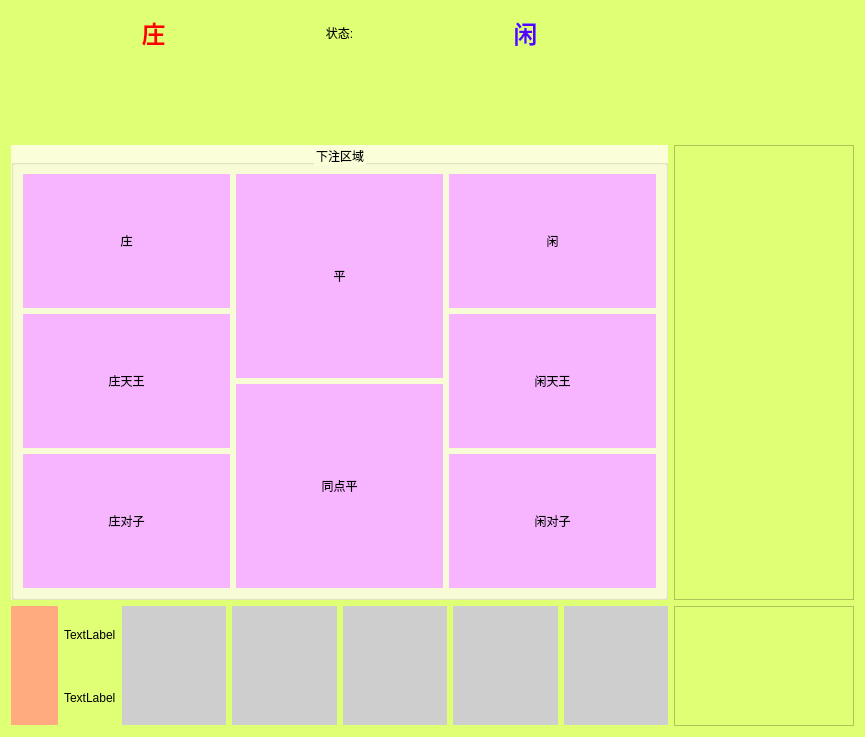
<?xml version="1.0" encoding="UTF-8"?>
<ui version="4.0">
 <class>BaccaratUI</class>
 <widget class="QWidget" name="BaccaratUI">
  <property name="geometry">
   <rect>
    <x>0</x>
    <y>0</y>
    <width>865</width>
    <height>737</height>
   </rect>
  </property>
  <property name="windowTitle">
   <string>Form</string>
  </property>
  <property name="styleSheet">
   <string notr="true">background-color: rgb(223, 255, 116);</string>
  </property>
  <layout class="QGridLayout" name="gridLayout_3">
   <item row="0" column="0">
    <widget class="QLabel" name="label_banker">
     <property name="minimumSize">
      <size>
       <width>0</width>
       <height>25</height>
      </size>
     </property>
     <property name="text">
      <string>&lt;html&gt;&lt;head/&gt;&lt;body&gt;&lt;p&gt;&lt;span style=&quot; font-size:18pt; font-weight:600; color:#ff0000;&quot;&gt;庄&lt;/span&gt;&lt;/p&gt;&lt;/body&gt;&lt;/html&gt;</string>
     </property>
     <property name="alignment">
      <set>Qt::AlignCenter</set>
     </property>
    </widget>
   </item>
   <item row="0" column="1">
    <widget class="QLabel" name="label_State">
     <property name="minimumSize">
      <size>
       <width>0</width>
       <height>44</height>
      </size>
     </property>
     <property name="maximumSize">
      <size>
       <width>75</width>
       <height>16777215</height>
      </size>
     </property>
     <property name="text">
      <string>状态:</string>
     </property>
     <property name="alignment">
      <set>Qt::AlignCenter</set>
     </property>
    </widget>
   </item>
   <item row="0" column="2">
    <widget class="QLabel" name="label_player">
     <property name="minimumSize">
      <size>
       <width>0</width>
       <height>25</height>
      </size>
     </property>
     <property name="text">
      <string>&lt;html&gt;&lt;head/&gt;&lt;body&gt;&lt;p&gt;&lt;span style=&quot; font-size:18pt; font-weight:600; color:#5500ff;&quot;&gt;闲&lt;/span&gt;&lt;/p&gt;&lt;/body&gt;&lt;/html&gt;</string>
     </property>
     <property name="alignment">
      <set>Qt::AlignCenter</set>
     </property>
    </widget>
   </item>
   <item row="0" column="3" rowspan="3">
    <layout class="QHBoxLayout" name="horizontalLayout_Logo">
     <item>
      <widget class="QLabel" name="label_15">
       <property name="maximumSize">
        <size>
         <width>120</width>
         <height>170</height>
        </size>
       </property>
       <property name="text">
        <string/>
       </property>
       <property name="pixmap">
        <pixmap resource="../../../../../src/element.qrc">:/img/baccarat/baijiale.png</pixmap>
       </property>
       <property name="scaledContents">
        <bool>true</bool>
       </property>
       <property name="alignment">
        <set>Qt::AlignCenter</set>
       </property>
      </widget>
     </item>
    </layout>
   </item>
   <item row="2" column="0" colspan="3">
    <widget class="QFrame" name="horizontalFrame">
     <layout class="QHBoxLayout" name="horizontalLayout_2">
      <item>
       <widget class="UICard" name="poker_1">
        <property name="maximumSize">
         <size>
          <width>70</width>
          <height>80</height>
         </size>
        </property>
        <property name="autoFillBackground">
         <bool>false</bool>
        </property>
       </widget>
      </item>
      <item>
       <widget class="UICard" name="poker_2">
        <property name="maximumSize">
         <size>
          <width>70</width>
          <height>80</height>
         </size>
        </property>
        <property name="autoFillBackground">
         <bool>false</bool>
        </property>
       </widget>
      </item>
      <item>
       <widget class="UICard" name="poker_3">
        <property name="maximumSize">
         <size>
          <width>70</width>
          <height>80</height>
         </size>
        </property>
        <property name="autoFillBackground">
         <bool>false</bool>
        </property>
       </widget>
      </item>
      <item>
       <widget class="QLabel" name="label_Number">
        <property name="maximumSize">
         <size>
          <width>100</width>
          <height>80</height>
         </size>
        </property>
        <property name="text">
         <string/>
        </property>
        <property name="pixmap">
         <pixmap resource="../../../../../src/element.qrc">:/img/number/ddz_result_base_winstrea_0.png</pixmap>
        </property>
        <property name="scaledContents">
         <bool>true</bool>
        </property>
       </widget>
      </item>
      <item>
       <widget class="UICard" name="poker_4">
        <property name="maximumSize">
         <size>
          <width>70</width>
          <height>80</height>
         </size>
        </property>
        <property name="autoFillBackground">
         <bool>false</bool>
        </property>
       </widget>
      </item>
      <item>
       <widget class="UICard" name="poker_5">
        <property name="maximumSize">
         <size>
          <width>70</width>
          <height>80</height>
         </size>
        </property>
        <property name="autoFillBackground">
         <bool>false</bool>
        </property>
       </widget>
      </item>
      <item>
       <widget class="UICard" name="poker_6">
        <property name="maximumSize">
         <size>
          <width>70</width>
          <height>80</height>
         </size>
        </property>
        <property name="autoFillBackground">
         <bool>false</bool>
        </property>
       </widget>
      </item>
     </layout>
    </widget>
   </item>
   <item row="3" column="0" colspan="3">
    <widget class="QGroupBox" name="groupBox">
     <property name="minimumSize">
      <size>
       <width>600</width>
       <height>350</height>
      </size>
     </property>
     <property name="baseSize">
      <size>
       <width>600</width>
       <height>350</height>
      </size>
     </property>
     <property name="styleSheet">
      <string notr="true">background-color: rgb(250, 255, 217);</string>
     </property>
     <property name="title">
      <string>下注区域</string>
     </property>
     <property name="alignment">
      <set>Qt::AlignCenter</set>
     </property>
     <layout class="QGridLayout" name="gridLayout">
      <item row="0" column="0">
       <widget class="UIBetArea" name="label_Zhuang">
        <property name="cursor">
         <cursorShape>ArrowCursor</cursorShape>
        </property>
        <property name="styleSheet">
         <string notr="true">background-color: rgb(247, 180, 255);</string>
        </property>
        <property name="text">
         <string>庄</string>
        </property>
        <property name="alignment">
         <set>Qt::AlignCenter</set>
        </property>
        <property name="wordWrap">
         <bool>false</bool>
        </property>
       </widget>
      </item>
      <item row="0" column="2">
       <widget class="UIBetArea" name="label_Xian">
        <property name="cursor">
         <cursorShape>ArrowCursor</cursorShape>
        </property>
        <property name="styleSheet">
         <string notr="true">background-color: rgb(247, 180, 255);</string>
        </property>
        <property name="text">
         <string>闲</string>
        </property>
        <property name="alignment">
         <set>Qt::AlignCenter</set>
        </property>
        <property name="wordWrap">
         <bool>false</bool>
        </property>
       </widget>
      </item>
      <item row="1" column="0">
       <widget class="UIBetArea" name="label_ZTW">
        <property name="cursor">
         <cursorShape>ArrowCursor</cursorShape>
        </property>
        <property name="styleSheet">
         <string notr="true">background-color: rgb(247, 180, 255);</string>
        </property>
        <property name="text">
         <string>庄天王</string>
        </property>
        <property name="alignment">
         <set>Qt::AlignCenter</set>
        </property>
        <property name="wordWrap">
         <bool>false</bool>
        </property>
       </widget>
      </item>
      <item row="1" column="2">
       <widget class="UIBetArea" name="label_XTW">
        <property name="cursor">
         <cursorShape>ArrowCursor</cursorShape>
        </property>
        <property name="styleSheet">
         <string notr="true">background-color: rgb(247, 180, 255);</string>
        </property>
        <property name="text">
         <string>闲天王</string>
        </property>
        <property name="alignment">
         <set>Qt::AlignCenter</set>
        </property>
        <property name="wordWrap">
         <bool>false</bool>
        </property>
       </widget>
      </item>
      <item row="2" column="0">
       <widget class="UIBetArea" name="label_ZDZ">
        <property name="cursor">
         <cursorShape>ArrowCursor</cursorShape>
        </property>
        <property name="styleSheet">
         <string notr="true">background-color: rgb(247, 180, 255);</string>
        </property>
        <property name="text">
         <string>庄对子</string>
        </property>
        <property name="alignment">
         <set>Qt::AlignCenter</set>
        </property>
        <property name="wordWrap">
         <bool>false</bool>
        </property>
       </widget>
      </item>
      <item row="2" column="2">
       <widget class="UIBetArea" name="label_XDZ">
        <property name="cursor">
         <cursorShape>ArrowCursor</cursorShape>
        </property>
        <property name="styleSheet">
         <string notr="true">background-color: rgb(247, 180, 255);</string>
        </property>
        <property name="text">
         <string>闲对子</string>
        </property>
        <property name="alignment">
         <set>Qt::AlignCenter</set>
        </property>
        <property name="wordWrap">
         <bool>false</bool>
        </property>
       </widget>
      </item>
      <item row="0" column="1" rowspan="3">
       <layout class="QVBoxLayout" name="verticalLayout">
        <item>
         <widget class="UIBetArea" name="label_Ping">
          <property name="cursor">
           <cursorShape>ArrowCursor</cursorShape>
          </property>
          <property name="styleSheet">
           <string notr="true">background-color: rgb(247, 180, 255);</string>
          </property>
          <property name="text">
           <string>平</string>
          </property>
          <property name="alignment">
           <set>Qt::AlignCenter</set>
          </property>
          <property name="wordWrap">
           <bool>false</bool>
          </property>
         </widget>
        </item>
        <item>
         <widget class="UIBetArea" name="label_TDP">
          <property name="cursor">
           <cursorShape>ArrowCursor</cursorShape>
          </property>
          <property name="styleSheet">
           <string notr="true">background-color: rgb(247, 180, 255);</string>
          </property>
          <property name="text">
           <string>同点平</string>
          </property>
          <property name="alignment">
           <set>Qt::AlignCenter</set>
          </property>
          <property name="wordWrap">
           <bool>false</bool>
          </property>
         </widget>
        </item>
       </layout>
      </item>
     </layout>
    </widget>
   </item>
   <item row="3" column="3">
    <widget class="QListView" name="listView">
     <property name="maximumSize">
      <size>
       <width>180</width>
       <height>16777215</height>
      </size>
     </property>
    </widget>
   </item>
   <item row="4" column="0" colspan="3">
    <layout class="QHBoxLayout" name="horizontalLayout">
     <item>
      <layout class="QHBoxLayout" name="horizontalLayout_3">
       <item>
        <widget class="QLabel" name="label_head">
         <property name="minimumSize">
          <size>
           <width>0</width>
           <height>0</height>
          </size>
         </property>
         <property name="maximumSize">
          <size>
           <width>120</width>
           <height>119</height>
          </size>
         </property>
         <property name="styleSheet">
          <string notr="true">background-color: rgb(255, 170, 127);</string>
         </property>
         <property name="text">
          <string/>
         </property>
         <property name="pixmap">
          <pixmap resource="../../../../../src/element.qrc">:/img/wang.jpg</pixmap>
         </property>
         <property name="scaledContents">
          <bool>true</bool>
         </property>
         <property name="alignment">
          <set>Qt::AlignCenter</set>
         </property>
        </widget>
       </item>
       <item>
        <layout class="QGridLayout" name="gridLayout_2">
         <item row="0" column="0">
          <widget class="QLabel" name="label_name">
           <property name="text">
            <string>TextLabel</string>
           </property>
          </widget>
         </item>
         <item row="1" column="0">
          <widget class="QLabel" name="label_gold">
           <property name="text">
            <string>TextLabel</string>
           </property>
          </widget>
         </item>
        </layout>
       </item>
      </layout>
     </item>
     <item>
      <widget class="QLabel" name="label_Clip1">
       <property name="maximumSize">
        <size>
         <width>16777215</width>
         <height>119</height>
        </size>
       </property>
       <property name="cursor">
        <cursorShape>PointingHandCursor</cursorShape>
       </property>
       <property name="styleSheet">
        <string notr="true">background-color: rgb(206, 206, 206);</string>
       </property>
       <property name="text">
        <string/>
       </property>
       <property name="pixmap">
        <pixmap resource="../../../../../src/element.qrc">:/img/chips/Chip_1.png</pixmap>
       </property>
       <property name="scaledContents">
        <bool>true</bool>
       </property>
       <property name="alignment">
        <set>Qt::AlignCenter</set>
       </property>
      </widget>
     </item>
     <item>
      <widget class="QLabel" name="label_Clip2">
       <property name="maximumSize">
        <size>
         <width>16777215</width>
         <height>119</height>
        </size>
       </property>
       <property name="cursor">
        <cursorShape>PointingHandCursor</cursorShape>
       </property>
       <property name="styleSheet">
        <string notr="true">background-color: rgb(206, 206, 206);</string>
       </property>
       <property name="text">
        <string/>
       </property>
       <property name="pixmap">
        <pixmap resource="../../../../../src/element.qrc">:/img/chips/Chip_5.png</pixmap>
       </property>
       <property name="scaledContents">
        <bool>true</bool>
       </property>
       <property name="alignment">
        <set>Qt::AlignCenter</set>
       </property>
      </widget>
     </item>
     <item>
      <widget class="QLabel" name="label_Clip3">
       <property name="maximumSize">
        <size>
         <width>16777215</width>
         <height>119</height>
        </size>
       </property>
       <property name="cursor">
        <cursorShape>PointingHandCursor</cursorShape>
       </property>
       <property name="styleSheet">
        <string notr="true">background-color: rgb(206, 206, 206);</string>
       </property>
       <property name="text">
        <string/>
       </property>
       <property name="pixmap">
        <pixmap resource="../../../../../src/element.qrc">:/img/chips/Chip_25.png</pixmap>
       </property>
       <property name="scaledContents">
        <bool>true</bool>
       </property>
       <property name="alignment">
        <set>Qt::AlignCenter</set>
       </property>
      </widget>
     </item>
     <item>
      <widget class="QLabel" name="label_Clip4">
       <property name="maximumSize">
        <size>
         <width>16777215</width>
         <height>119</height>
        </size>
       </property>
       <property name="cursor">
        <cursorShape>PointingHandCursor</cursorShape>
       </property>
       <property name="styleSheet">
        <string notr="true">background-color: rgb(206, 206, 206);</string>
       </property>
       <property name="text">
        <string/>
       </property>
       <property name="pixmap">
        <pixmap resource="../../../../../src/element.qrc">:/img/chips/Chip_50.png</pixmap>
       </property>
       <property name="scaledContents">
        <bool>true</bool>
       </property>
       <property name="alignment">
        <set>Qt::AlignCenter</set>
       </property>
      </widget>
     </item>
     <item>
      <widget class="QLabel" name="label_Clip5">
       <property name="maximumSize">
        <size>
         <width>16777215</width>
         <height>119</height>
        </size>
       </property>
       <property name="cursor">
        <cursorShape>PointingHandCursor</cursorShape>
       </property>
       <property name="styleSheet">
        <string notr="true">background-color: rgb(206, 206, 206);</string>
       </property>
       <property name="text">
        <string/>
       </property>
       <property name="pixmap">
        <pixmap resource="../../../../../src/element.qrc">:/img/chips/Chip_100.png</pixmap>
       </property>
       <property name="scaledContents">
        <bool>true</bool>
       </property>
       <property name="alignment">
        <set>Qt::AlignCenter</set>
       </property>
      </widget>
     </item>
    </layout>
   </item>
   <item row="1" column="0" colspan="3">
    <widget class="UiTextScroll" name="label_scrollText">
     <property name="minimumSize">
      <size>
       <width>200</width>
       <height>40</height>
      </size>
     </property>
     <property name="text">
      <string/>
     </property>
     <property name="scaledContents">
      <bool>true</bool>
     </property>
    </widget>
   </item>
   <item row="4" column="3">
    <widget class="QTextBrowser" name="label_GameInfo">
     <property name="maximumSize">
      <size>
       <width>180</width>
       <height>120</height>
      </size>
     </property>
     <property name="searchPaths">
      <stringlist>
       <string>玩家赢钱</string>
       <string>玩家输钱</string>
      </stringlist>
     </property>
     <property name="openLinks">
      <bool>false</bool>
     </property>
    </widget>
   </item>
  </layout>
 </widget>
 <customwidgets>
  <customwidget>
   <class>UiTextScroll</class>
   <extends>QLabel</extends>
   <header>base/baseui/uitextscroll.h</header>
  </customwidget>
  <customwidget>
   <class>UIBetArea</class>
   <extends>QLabel</extends>
   <header>base/baseui/uibetarea.h</header>
  </customwidget>
  <customwidget>
   <class>UICard</class>
   <extends>QLabel</extends>
   <header location="global">base/baseui/uicard.h</header>
   <container>1</container>
  </customwidget>
 </customwidgets>
 <resources>
  <include location="../../../../../src/element.qrc"/>
 </resources>
 <connections/>
</ui>
